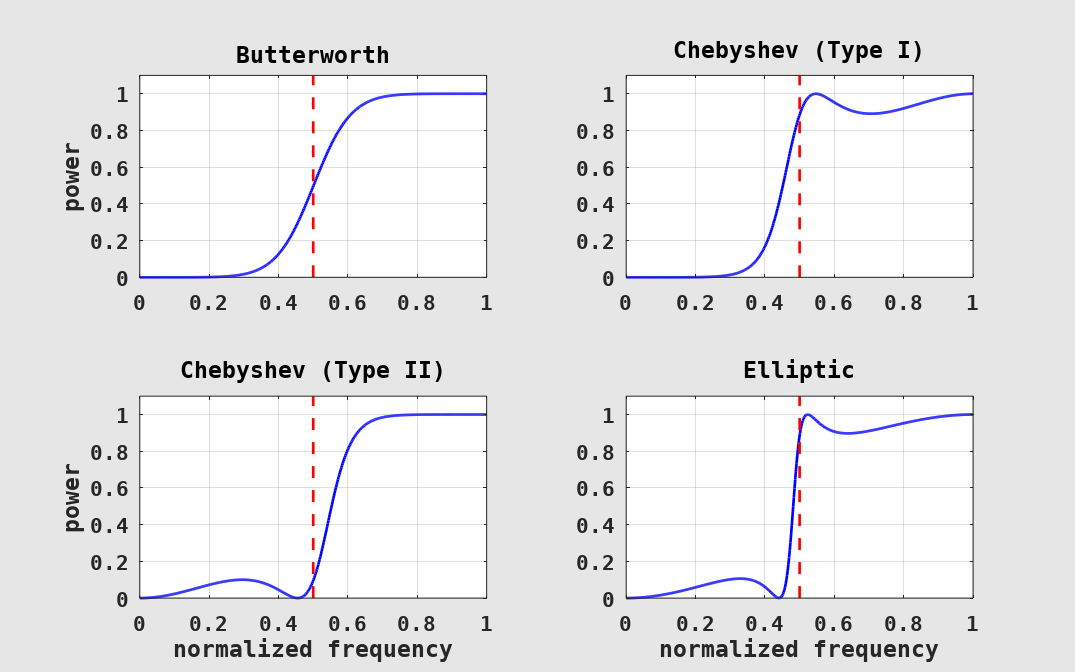

Source code (MATLAB):
clearvars( '-except', '-regexp', '^fig\d*$' );

	% -----------------------------------------------------------------------
	% setup comparing high-pass filters
	% THIS PART IS NOT IMPORTANT FOR FOLLOWING THE LECTURE!
	% -----------------------------------------------------------------------
m = 3; % filter order
cutoff = 0.5; % cutoff frequency, normalized
passripple = 0.5; % passband ripple
stopripple = 10; % stopband ripple

[b1, a1] = butter( m, cutoff, 'high' ); % butterworth filter
[b2, a2] = cheby1( m, passripple, cutoff, 'high' ); % chebyshev type 1 filter
[b3, a3] = cheby2( m, stopripple, cutoff, 'high' ); % chebyshev type 2 filter
[b4, a4] = ellip( m, passripple, stopripple, cutoff, 'high' ); % elliptic filter

	% -----------------------------------------------------------------------
	% get filter responses
	% THIS PART IS NOT IMPORTANT FOR FOLLOWING THE LECTURE!
	% -----------------------------------------------------------------------
h1 = freqz( b1, a1 );
h2 = freqz( b2, a2 );
h3 = freqz( b3, a3 );
h4 = freqz( b4, a4 );

	% -----------------------------------------------------------------------
	% plot filters response
	% THIS PART IS NOT IMPORTANT FOR FOLLOWING THE LECTURE!
	% -----------------------------------------------------------------------

		% general
if exist( 'fig1', 'var' ) ~= 1 || ~ishandle( fig1 ) % prepare figure window
	fig1 = figure( ...
		'Color', [0.9, 0.9, 0.9], 'InvertHardcopy', 'off', ...
		'PaperPosition', [0, 0, 8/5*7, 5/5*7], ...
		'defaultAxesFontName', 'DejaVu Sans Mono', 'defaultAxesFontSize', 16, 'defaultAxesFontWeight', 'bold', ...
		'defaultAxesNextPlot', 'add', ...
		'defaultAxesBox', 'on', 'defaultAxesLayer', 'top', ...
		'defaultAxesXGrid', 'on', 'defaultAxesYGrid', 'on' );
end

figure( fig1 ); % set and clear current figure
clf( fig1 );

		% butterworth
subplot( 2, 2, 1 );

title( 'Butterworth' );
ylabel( 'power' );

xlim( [0, 1] );
ylim( [0, 1] * 1.1 );

plot( linspace( 0, 1, numel( h1 ) ), abs( h1 ).^2, ... % plot filter response
	'Color', 'blue', 'LineWidth', 2 );

plot( [1, 1] * cutoff, get( gca(), 'YLim' ), ... % plot cutoff frequency
	'Color', 'red', 'Linewidth', 2, 'LineStyle', '--' );

		% chebyshev type 1
subplot( 2, 2, 2 );

title( 'Chebyshev (Type I)' );

xlim( [0, 1] );
ylim( [0, 1] * 1.1 );

plot( linspace( 0, 1, numel( h2 ) ), abs( h2 ).^2, ... % plot filter response
	'Color', 'blue', 'LineWidth', 2 );

plot( [1, 1] * cutoff, get( gca(), 'YLim' ), ... % plot cutoff frequency
	'Color', 'red', 'Linewidth', 2, 'LineStyle', '--' );

		% chebyshev type 2
subplot( 2, 2, 3 );

title( 'Chebyshev (Type II)' );
xlabel( 'normalized frequency' );
ylabel( 'power' );

xlim( [0, 1] );
ylim( [0, 1] * 1.1 );

plot( linspace( 0, 1, numel( h3 ) ), abs( h3 ).^2, ... % plot filter response
	'Color', 'blue', 'LineWidth', 2 );

plot( [1, 1] * cutoff, get( gca(), 'YLim' ), ... % plot cutoff frequency
	'Color', 'red', 'Linewidth', 2, 'LineStyle', '--' );

		% elliptic
subplot( 2, 2, 4 );

title( 'Elliptic' );
xlabel( 'normalized frequency' );

xlim( [0, 1] );
ylim( [0, 1] * 1.1 );

plot( linspace( 0, 1, numel( h4 ) ), abs( h4 ).^2, ... % plot filter response
	'Color', 'blue', 'LineWidth', 2 );

plot( [1, 1] * cutoff, get( gca(), 'YLim' ), ... % plot cutoff frequency
	'Color', 'red', 'Linewidth', 2, 'LineStyle', '--' );

	% -----------------------------------------------------------------------
	% write plot image
	% THIS PART IS NOT IMPORTANT FOR FOLLOWING THE LECTURE!
	% -----------------------------------------------------------------------
print( fig1, 'filters', '-depsc2', '-loose' );

